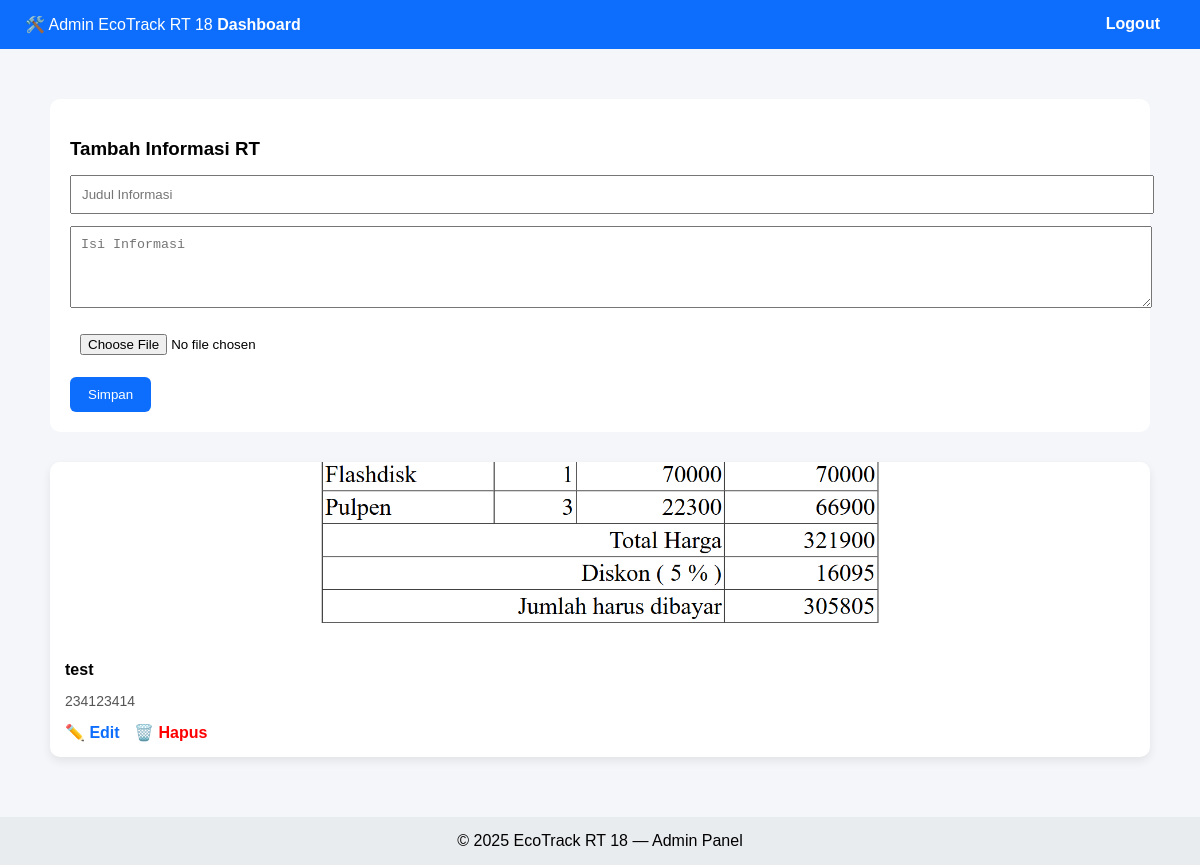
Page /admin/dashboard.php (signed in) on the committed database.
### tables this page shows
CREATE TABLE `informasi_rt` (
  `id` int(11) NOT NULL,
  `judul` varchar(255) NOT NULL,
  `isi` text NOT NULL,
  `foto` varchar(255) DEFAULT NULL,
  `created_at` timestamp NOT NULL DEFAULT current_timestamp()
);

### admin/dashboard.php (the view, shortened to what this page needs)
<?php
require_once "../config/database.php";
$informasi = mysqli_query($conn, "SELECT * FROM informasi_rt ORDER BY created_at DESC");
$edit = null;
?>
<!DOCTYPE html>
<html lang="id">
<head>
</head>
<body>
    <nav>
        🛠️ Admin EcoTrack RT 18
        <a href="dashboard.php">Dashboard</a>
        <a href="../auth/logout.php" style="float:right;">Logout</a>
    </nav>
    <div class="container">
        <div class="form-box">
            <h3><?= $edit ? "Edit Informasi" : "Tambah Informasi RT"; ?></h3>
            <form method="POST" enctype="multipart/form-data">
                <input type="text" name="judul" placeholder="Judul Informasi"
                    value="<?= $edit['judul'] ?? ''; ?>" required>
                <textarea name="isi" rows="4" placeholder="Isi Informasi" required><?= $edit['isi'] ?? ''; ?></textarea>
                <input type="file" name="foto">
                <button type="submit" name="simpan">
                    <?= $edit ? "Update" : "Simpan"; ?>
                </button>
            </form>
        </div>
        <div class="grid">
            <?php while ($i = mysqli_fetch_assoc($informasi)) { ?>
                <div class="card">
                    <?php if ($i['foto']) { ?>
                        <img src="../uploads/informasi/<?= $i['foto']; ?>">
                    <?php } ?>
                    <div class="content">
                        <h4><?= htmlspecialchars($i['judul']); ?></h4>
                        <p><?= nl2br(htmlspecialchars($i['isi'])); ?></p>
                        <a href="?edit=<?= $i['id']; ?>">✏️ Edit</a>
                        <a href="?hapus=<?= $i['id']; ?>" class="hapus"
                            onclick="return confirm('Hapus data ini?')">🗑️ Hapus</a>
                    </div>
                </div>
            <?php } ?>
        </div>
    </div>
    <footer>
        © <?= date('Y'); ?> EcoTrack RT 18 — Admin Panel
    </footer>
</body>
</html>

### admin/dashboard.php (style rules this page uses)
body { margin: 0; font-family: Arial, sans-serif; background: #f4f6f9; }
nav { background: #0d6efd; padding: 15px 25px; color: white; }
nav a { color: white; margin-right: 15px; text-decoration: none; font-weight: bold; }
.container { max-width: 1100px; margin: 30px auto; padding: 20px; }
.form-box { background: white; padding: 20px; border-radius: 10px; margin-bottom: 30px; }
.form-box h3 { margin-bottom: 15px; }
input, textarea { width: 100%; padding: 10px; margin-bottom: 12px; }
button { padding: 10px 18px; background: #0d6efd; border: none; color: white; border-radius: 6px; cursor: pointer; }
.grid { display: grid; grid-template-columns: repeat(auto-fit, minmax(280px, 1fr)); gap: 20px; }
.card { background: white; border-radius: 10px; overflow: hidden; box-shadow: 0 4px 10px rgba(0, 0, 0, .08); }
.card img { width: 100%; height: 180px; object-fit: cover; }
.card .content { padding: 15px; }
.card h4 { margin: 0 0 10px; }
.card p { font-size: 14px; color: #555; }
.card a { margin-right: 10px; text-decoration: none; font-weight: bold; color: #0d6efd; }
.card a.hapus { color: red; }
footer { text-align: center; padding: 15px; margin-top: 40px; background: #e9ecef; }

### rows in the picture
informasi_rt: foto (picture), judul "test", isi "234123414"
